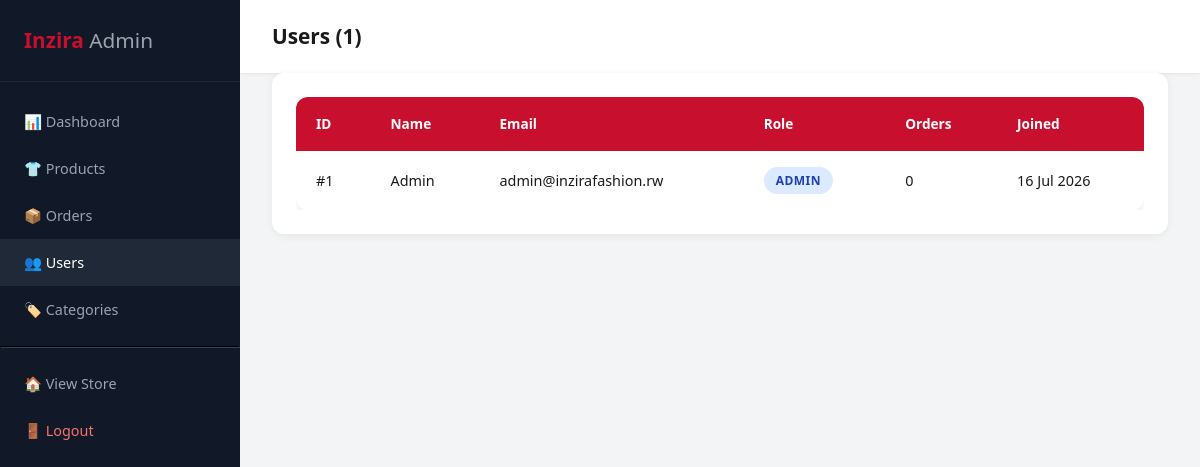
The page /admin/pages/users.php (signed in) on the database its author committed.
### tables this page shows
CREATE TABLE IF NOT EXISTS users (
    id          INT AUTO_INCREMENT PRIMARY KEY,
    name        VARCHAR(100) NOT NULL,
    email       VARCHAR(150) NOT NULL UNIQUE,
    password    VARCHAR(255) NOT NULL,
    role        ENUM('customer','admin') DEFAULT 'customer',
    created_at  TIMESTAMP DEFAULT CURRENT_TIMESTAMP
);

### config/app.php (called while the page is built, shortened)
<?php
function base($path = '') {
    return BASE_URL . '/' . ltrim($path, '/');
}

### admin/pages/users.php (the view, shortened to what this page needs)
<?php
require_once __DIR__ . '/../../config/app.php';
requireAdmin(); $db = getDB();
$users = $db->query("SELECT u.*, COUNT(o.id) AS order_count FROM users u LEFT JOIN orders o ON u.id=o.user_id GROUP BY u.id ORDER BY u.created_at DESC")->fetch_all(MYSQLI_ASSOC);
?>
<!DOCTYPE html><html lang="en"><head><meta charset="UTF-8"><meta name="viewport" content="width=device-width,initial-scale=1.0">
<link rel="stylesheet" href="<?= base('assets/css/style.css') ?>">
<link rel="stylesheet" href="<?= base('admin/admin.css') ?>">
</head><body class="admin-body"><div class="admin-layout">
<?php include __DIR__ . '/../includes/sidebar.php'; ?>
<main class="admin-main">
  <div class="admin-topbar"><h1>Users (<?= count($users) ?>)</h1></div>
  <div class="admin-card"><div style="overflow-x:auto">
    <table class="orders-table">
      <thead><tr><th>ID</th><th>Name</th><th>Email</th><th>Role</th><th>Orders</th><th>Joined</th></tr></thead>
      <tbody>
        <?php foreach ($users as $u): ?>
          <tr>
            <td>#<?= $u['id'] ?></td>
            <td><?= htmlspecialchars($u['name']) ?></td>
            <td><?= htmlspecialchars($u['email']) ?></td>
            <td><span class="status-badge <?= $u['role']==='admin'?'status-confirmed':'status-pending'?>"><?= ucfirst($u['role']) ?></span></td>
            <td><?= $u['order_count'] ?></td>
            <td><?= date('d M Y', strtotime($u['created_at'])) ?></td>
          </tr>
        <?php endforeach; ?>
      </tbody>
    </table>
  </div></div>
</main></div></body></html>

### assets/css/style.css (style rules this page uses)
:root { --brand: #C8102E; --brand-dark: #9B0D23; --brand-light: #F4D1D7; --accent: #F5A623; --text: #1a1a1a; --text-muted: #6b7280; --bg: #f9fafb; --white: #ffffff; --border: #e5e7eb; --shadow: 0 2px 8px rgba(0,0,0,.08); --shadow-lg: 0 8px 24px rgba(0,0,0,.12); --radius: 12px; --radius-sm: 8px; --transition: .2s ease; }
*, *::before, *::after { box-sizing: border-box; margin: 0; padding: 0; }
html { scroll-behavior: smooth; }
body { font-family: 'Segoe UI', system-ui, sans-serif; background: var(--bg); color: var(--text); line-height: 1.6; }
.orders-table { width: 100%; border-collapse: collapse; background: var(--white); border-radius: var(--radius); overflow: hidden; box-shadow: var(--shadow); }
.orders-table th { background: var(--brand); color: var(--white); padding: 1rem 1.25rem; text-align: left; font-size: .85rem; font-weight: 600; }
.orders-table td { padding: 1rem 1.25rem; border-bottom: 1px solid var(--border); font-size: .9rem; }
.orders-table tr:last-child td { border: none; }
.status-badge { display: inline-block; padding: .25rem .75rem; border-radius: 50px; font-size: .75rem; font-weight: 700; text-transform: uppercase; letter-spacing: .04em; }
.status-confirmed { background: #dbeafe; color: #1e40af; }

### admin/admin.css (style rules this page uses)
.admin-body { background: #f3f4f6; }
.admin-layout { display: flex; min-height: 100vh; }
.admin-main { flex: 1; overflow-x: hidden; }
.admin-topbar { background: #fff; padding: 1.25rem 2rem; display: flex; justify-content: space-between; align-items: center; box-shadow: 0 1px 4px rgba(0,0,0,.08); }
.admin-topbar h1 { font-size: 1.3rem; font-weight: 700; }
.admin-card { background: #fff; border-radius: 12px; box-shadow: 0 2px 8px rgba(0,0,0,.06); margin: 0 2rem 1.5rem; padding: 1.5rem; }

### rows shown on the page
users: id "1", name "Admin", email "admin@inzirafashion.rw", role "ADMIN", order_count "0", created_at "16 Jul 2026"

### other values the page prints
count($users) "1"
